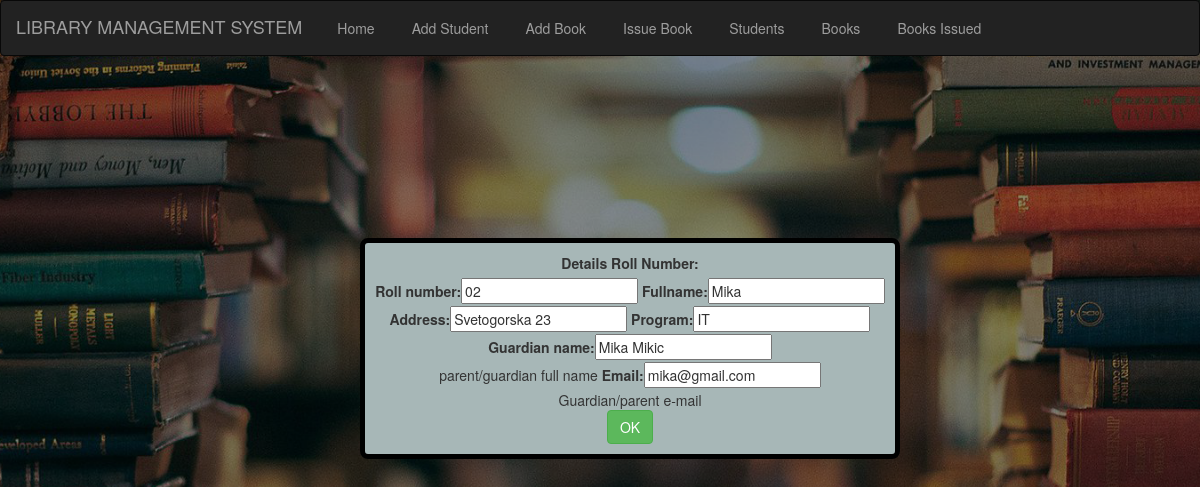
The page /edit/student/02 on the database its author committed.
### library/models.py (models this page shows, shortened)
class Students(models.Model):
    roll_number = models.CharField(max_length=100,unique=True)
    fullname = models.CharField(max_length=100)
    address = models.CharField(max_length=100)
    program = models.CharField(max_length=100)
    Guardian_name=models.CharField(max_length=100,help_text="parent/guardian full name")
    Email=models.EmailField(max_length=100,help_text="Guardian/parent e-mail")

### library/views.py (the view)
# urls.py: path('edit/student/<str:roll>',views.edit_student_data,name="Edit Student data"),
def edit_student_data(request,roll):
    try:
        if request.method == "POST":
            std=Students.objects.get(id=request.session['id'])
            form = StudentsForm((request.POST),instance=std)
            if form.is_valid():
                form.save()
            del request.session['id']
            return redirect("/show_students")
        else:
            student_to_edit=Students.objects.get(roll_number=roll)
            student=StudentsForm(instance=student_to_edit)
            request.session["id"]=student_to_edit.id
            return render(request,'edit_student_data.html',{'student':student})
    except Exception as error:
        print(f"{error} occured at edit_student_data view")

### library/forms.py
class StudentsForm(forms.ModelForm):
    class Meta:
        model = Students
        fields = '__all__'

### library/templates/edit_student_data.html (shortened to what this page needs)
{% extends 'base.html' %}
{% block content %}
<div class="form">
<form method="POST" action=""  id="edit_student_data">
    <label>Details</label>
    <label>Roll Number:</label><br>
    {{student}}
    <br> <button type="submit" class="btn btn-success">OK</button>
</form>
</div>
{% endblock %}

### library/static/css/style.css (style rules this page uses)
form { margin-left:30%; border: black solid 5px; border-radius:8px; background-color: rgb(167, 183, 183); padding:10px; width: 45%; }

### library/templates/base.html (style rules this page uses)
body { background-image: url(../static/images/bg_library_2.png); height: 100%; background-position: center; background-repeat: no-repeat; background-size: cover; text-align: center; }
form { margin-top: 13em; }

### rows shown on the page
Students: roll_number "02", fullname "Mika", address "Svetogorska 23", program "IT", Guardian_name "Mika Mikic", Email "mika@gmail.com"
